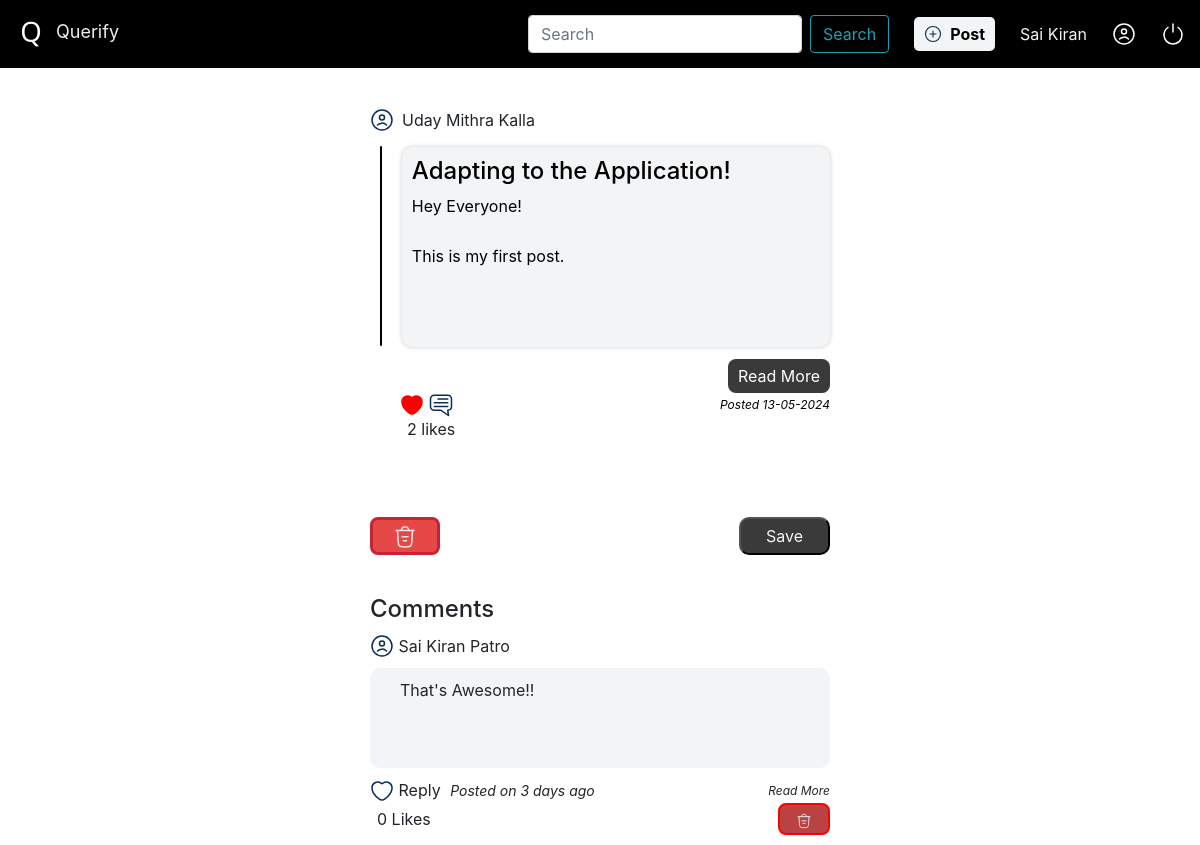
The app's page /comment/10 (signed in), older data.
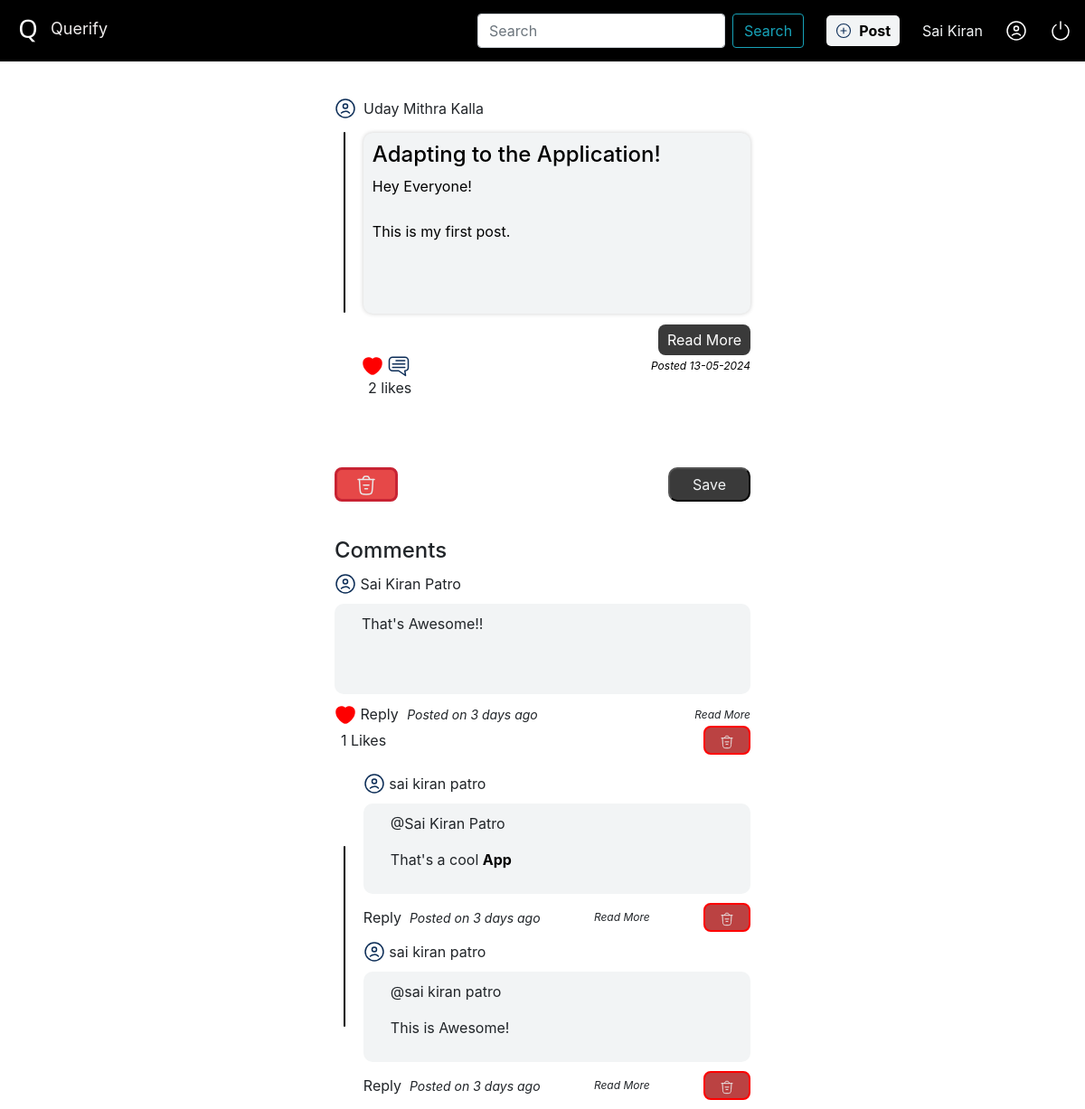
The same page, newer data.
### Website/models.py (models this page shows)
class Comments(db.Model):
    id=db.Column(db.Integer, primary_key=True)
    userId = db.Column(db.Integer)
    postId=db.Column(db.Integer, db.ForeignKey('post.id'))
    content=db.Column(db.Text)
    date=db.Column(db.DateTime(timezone='Asia/Kolkata'), default=func.date(func.now()))

class Reply(db.Model):
    id=db.Column(db.Integer, primary_key=True)
    commentId=db.Column(db.Integer, db.ForeignKey('comments.id'))
    content=db.Column(db.Text)
    date=db.Column(db.DateTime(timezone='Asia/Kolkata'), default=func.date(func.now()))
    repliedBy=db.Column(db.Text)
    repliedTo=db.Column(db.Text)
    postId=db.Column(db.Integer)
    userId=db.Column(db.Integer)

### Website/views.py (the view, shortened to what this page needs)
@views.route('/comment/<int:post_id>', methods=['POST','GET'])
@login_required
def comment(post_id):
    userPostInfo,postDetails=get_user_info(post_id)
    userPostInfo[0]['postLikes']=likes_count_by_id(post_id)
    commentsInfo,commentLikedList,commentsLikedCount=get_comments_by_post_id(post_id)
    repliesInfo=get_replies_to_comments_by_post_id(post_id)
    userCommentedByList=getCommentedByList(post_id)
    return render_template('Comment.html',userPostInfo=userPostInfo[0],postDetails=postDetails.first(),commentsList=commentsInfo[::-1],commentedByList=userCommentedByList[::-1],lengthComments=len(userCommentedByList),commentLikedList=commentLikedList[::-1],commentsLikedCount=commentsLikedCount,repliesInfo=repliesInfo,lengthReplies=len(repliesInfo))

### Website/models.py (called while the page is built)
def get_user_id():
    return current_user.id if current_user.is_authenticated else None

### Website/views.py (called while the page is built)
def get_likes_count(all_posts):
    likesCount=[]
    for post in all_posts:
        likeCount=Likes.query.filter_by(postId=post.id).count()
        likesCount.append(likeCount)
    return likesCount

def likes_count_by_id(postId):
    likeCount=Likes.query.filter_by(postId=postId).count()
    return likeCount

def get_user_info(fetchRequest):
    all_posts=Post.query.all() if fetchRequest=='all' else Post.query.filter_by(id=fetchRequest)
    userPostInfo=[]
    likesCount=get_likes_count(all_posts)
    index=0
    for post in all_posts:
        user=User.query.filter_by(id=post.userId).first()
        user_id = get_user_id()
        record = Likes.query.filter_by(postId=post.id, userId=user_id).first()
        record = True if record else False
        userObject={'userFullName':user.firstName+" "+user.lastName,'postedDate':"-".join(str(post.date)[0:10].split('-')[::-1]),'postLikes':likesCount[index],'postId':post.id,'postLiked':record}
        userPostInfo.append(userObject)
        index+=1
    return [userPostInfo,all_posts]

### Website/templates/Comment.html (shortened to what the changed rows need)
<!DOCTYPE html>
<html lang="en">
<head>
    <link rel="stylesheet" href="{{ url_for('static', filename='Css/styles.css')}}" />
    <link rel="stylesheet" href="https://cdn.jsdelivr.net/npm/bootstrap@4.0.0/dist/css/bootstrap.min.css">
    <link href="https://cdn.jsdelivr.net/npm/quill@2.0.1/dist/quill.bubble.css" rel="stylesheet" />
</head>
<body>
    <div class="containerHome">
     <div class="postContainer">
        <div class="postContentContainer">
          <div class="postContent">
            <h2>{{ postDetails.title }}</h2>
          </div>
        </div>
      </div>
      <div class="commentContainer">
        <h2>Comments</h2>
         {% if lengthComments %}
            {% for comment in commentsList %}
            <div class="comment"  data-post-id="{{ userPostInfo['postId'] }}" data-comment-id="{{ comment.id }}">
                <div class="userCommented"><img alt="user profile icon" src="{{ url_for('static', filename='Images/User.svg')}}"/>&nbsp;<span>{{ commentedByList[loop.index-1] }}</span></div>
                <div class="commentContent">
                    {{ comment.content | safe}}
                </div>
                <div class="replyComment">
                    {% if current_user.is_authenticated %}
                    <span>
                      {% if commentLikedList[loop.index-1 ]%}
                       <img class="commentsDisLikesImg" alt="LikePost" data-user-id="{{ current_user.id }}" data-comment-id="{{ comment.id }}" src="{{ url_for('static', filename='Images/heartRed.svg')}}"/>
                      {% else %}
                       <img class="commentsLikesImg" alt="LikePost" data-user-id="{{ current_user.id }}" data-comment-id="{{ comment.id }}" src="{{ url_for('static', filename='Images/heartWhite.svg')}}"/>
                      {% endif %}
                    <a class="replyToComment"  data-post-id="{{ userPostInfo['postId'] }}"  data-comment-id="{{ comment.id }}" data-reply-to="{{ commentedByList[loop.index-1] }}" >Reply</a>
                    <span class="commentDate"> Posted on {{comment.date | time_ago}}</span></span><span class="read-more-comment">Read More</span>
                    {% endif %}
                </div>
                <div class="replyCommentLike">
                    <span>{{ commentsLikedCount[comment.id] }} Likes</span>
                    {% if comment.userId == current_user.id %}
                    <form method="post" action="/delete/comment">
                        <button class="postDeleteButton" type="submit"><img src="{{ url_for('static', filename='Images/DiscardRed.svg') }}" alt="DeleteComment"></button>
                    </form>
                    {% endif %}
                </div>
            </div>
            {% if lengthReplies   %}
                {% for commentId,replylist in repliesInfo.items() %}
                     {% if commentId==comment.id %}
                      {% if replylist %}
                         <div class="repliesContainer">
                          <div class="replies">
                          {% for reply in replylist %}
                            <div class="comment"  data-post-id="{{ userPostInfo['postId'] }}" data-comment-id="{{ comment.id }}">
                                <div class="userCommented"><img src="{{ url_for('static', filename='Images/User.svg')}}" alt="user profile icon"/>&nbsp;<span>{{ reply.repliedBy }}</span></div>
                                    <div class="commentContent">
                                        <p>{{ reply.repliedTo }}</p>
                                        {{ reply.content | safe}}
                                    </div>
                                <div class="replyComment">
                                    {% if current_user.is_authenticated %}
                                    <span> <a class="replyToComment"  data-post-id="{{ userPostInfo['postId'] }}"  data-comment-id="{{ comment.id }}" data-reply-to="{{ reply.repliedBy }}" >Reply</a><span class="commentDate"> Posted on {{comment.date | time_ago}}</span></span><span class="read-more-comment">Read More</span>
                                         {% if current_user.id == reply.userId %}
                                         <form method="post" action="/delete/reply">
                                            <button class="postDeleteButton" type="submit"><img src="{{ url_for('static', filename='Images/DiscardRed.svg') }}" alt="Delete Reply"></button>
                                        </form>
                                          {% endif %}
                                    {% endif %}
                                </div>
                            </div>
                           {% endfor %}
                        </div>
                        </div>
                      {% endif %}
                    {% endif %}
                {%endfor%}
             {% endif %}
            {% endfor %}
         {% else %}
            <span>No comments</span>
         {% endif %}
      </div>
    </div>
</body>
</html>

Row changes from the older to the newer data that the page shows:
computed for Comments "That's Awesome!!": userId "0" → "1"
added Reply: repliedBy "sai kiran patro", repliedTo "@Sai Kiran Patro", content "That's a cool App", {{ comment.date | time_ago }} "3 days ago"
added Reply: repliedBy "sai kiran patro", repliedTo "@sai kiran patro", content "This is Awesome!", {{ comment.date | time_ago }} "3 days ago"
